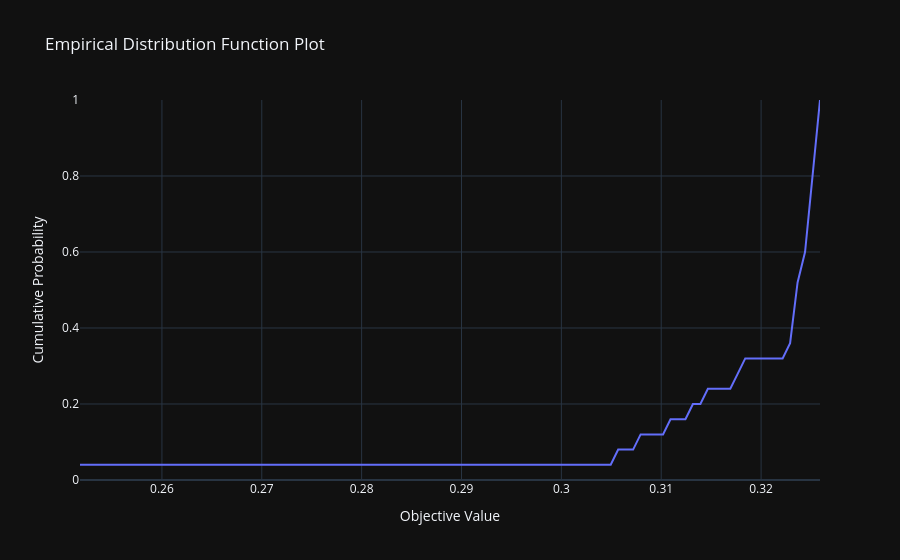

The notebook cell this image was saved under:
### Code cell
fig = vis.plot_edf(text_study)

fig.show()
